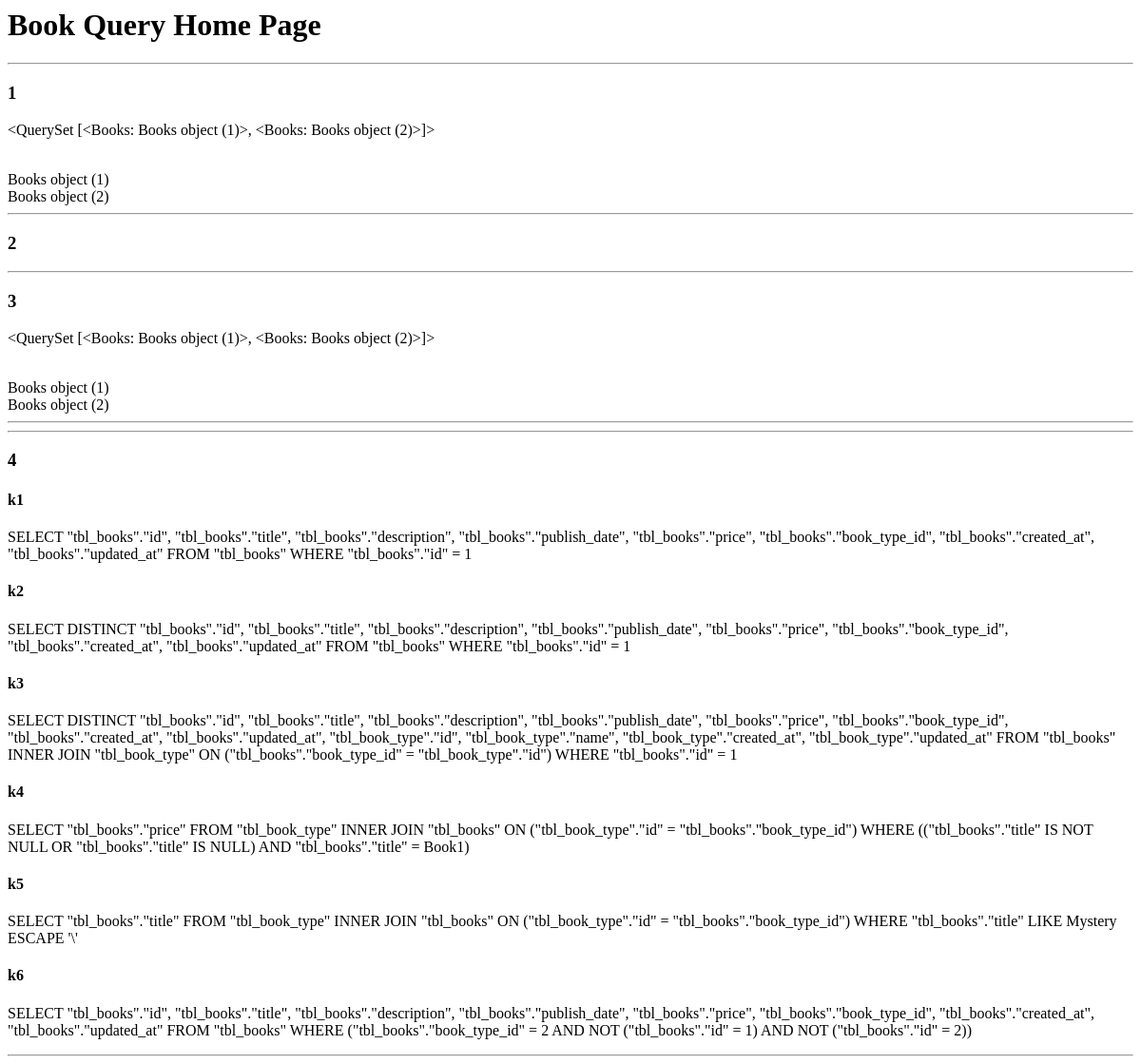
Page /books_query on the earlier database version.
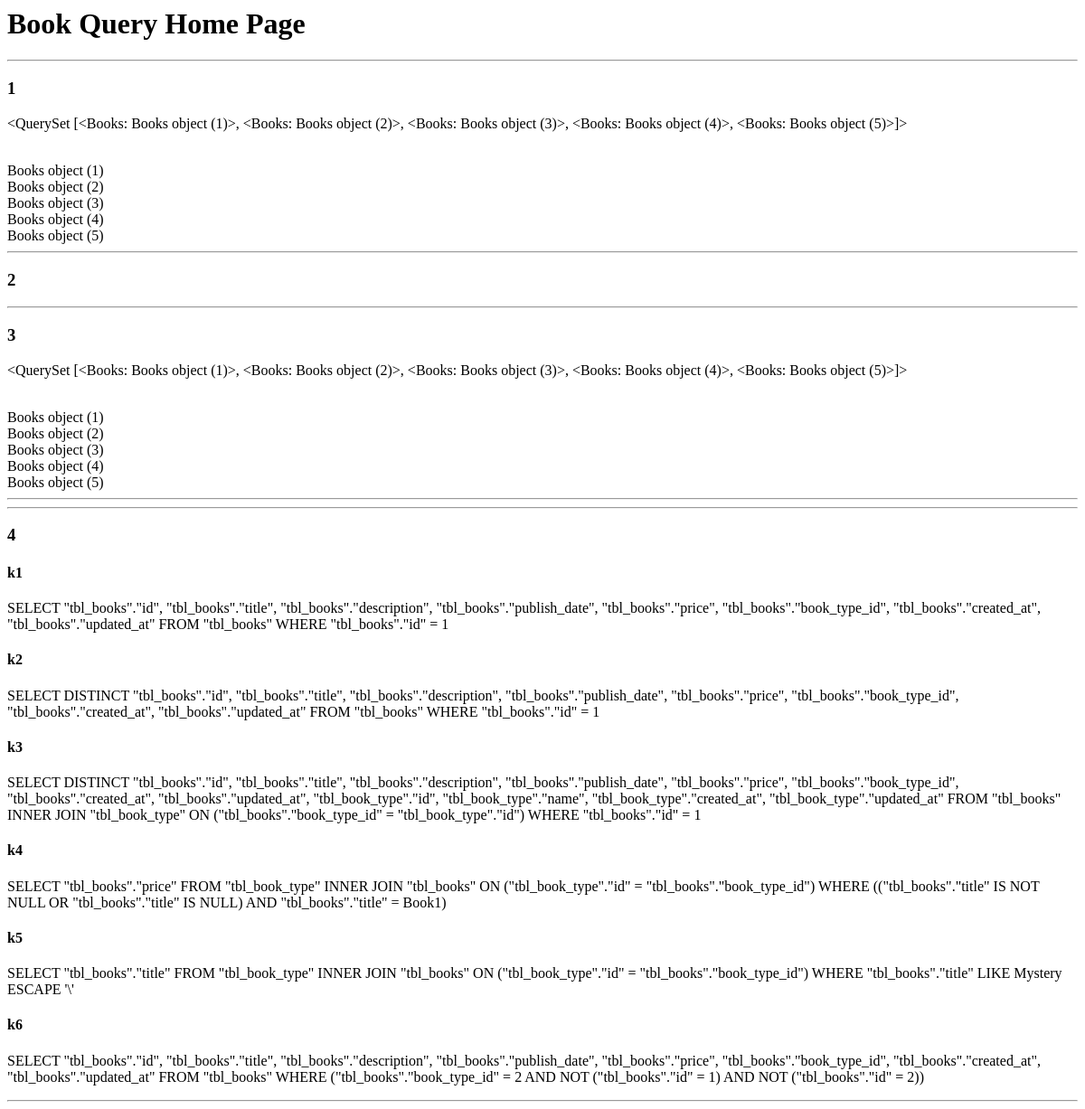
Same page on the later database version.
### appBookAuthor/models.py (models this page shows)
class Books(models.Model):
    title = models.CharField(max_length=100)
    description = models.TextField()
    publish_date = models.DateField()
    price = models.FloatField()
    book_type = models.ForeignKey(BookType, on_delete=models.CASCADE)
    author = models.ManyToManyField(Authors, related_name="book_author")
    created_at = models.DateTimeField(auto_now_add=True)
    updated_at = models.DateTimeField(auto_now=True)
    class Meta:
        db_table = 'tbl_books'

### appBookAuthor/views.py (the view)
# urls.py: path('books_query', BooksViewSetQueryPrint.as_view(), name='books_query'),
class BooksViewSetQueryPrint(ListView):
    model = Books
    context_object_name = 'books'
    template_name = 'appBookAuthor/books_query.html'
    con1 = Books.objects.filter(pk=1)
    q1 = con1.query
    con2 = con1.distinct()
    q2 = con2.query
    con3 = con1.distinct().select_related()
    q3 = con3.query
    con4 = BookType.objects.filter(Q(Q(books__title__isnull=False) | Q(books__title__isnull=True)) & Q(books__title="Book1")) \
        .values('books__price')
    q4 = con4.query
    con5 = BookType.objects.prefetch_related('books_set').filter(books__title__iexact="Mystery").values('books__title')
    q5 = con5.query
    con6 = BookType.objects.get(Q(pk=2))
    q6 = con6.books_set.filter().exclude(id=1).exclude(id=2)
    q6 = q6.query
    extra_context = {"k1": q1, "k2": q2, "k3": q3, "k4": q4, "k5": q5, "k6": q6}

### appBookAuthor/templates/appBookAuthor/books_query.html (shortened to what this page needs)
<h1>Book Query Home Page</h1>
<hr>
<h3>1</h3>
<p>{{books}}</p>
{% for book in books %}
    <br/>{{book}}
{% endfor %}
<hr>
<h3>2</h3>
<hr>
<h3>3</h3>
<p>{{object_list}}</p>
{% for book in object_list %}
    <br/>{{book}}
{% endfor %}
<hr>
<hr>
<h3>4</h3>
<h4>k1</h4>
<p>{{k1}}</p>
<h4>k2</h4>
<p>{{k2}}</p>
<h4>k3</h4>
<p>{{k3}}</p>
<h4>k4</h4>
<p>{{k4}}</p>
<h4>k5</h4>
<p>{{k5}}</p>
<h4>k6</h4>
<p>{{k6}}</p>
<hr>

Differences in the rows shown:
computed for Books "Books object (1)": id "<QuerySet [<Books: Books object (1)>, <Books: Books object (2)>]>" → "<QuerySet [<Books: Books object (1)>, <Books: Books object (2)>, <Books: Books object (3)>, <Books: Books object (4)>, <Books: Books object (5)>]>"
added Books: id "Books object (3)"
added Books: id "Books object (4)"
added Books: id "Books object (5)"
